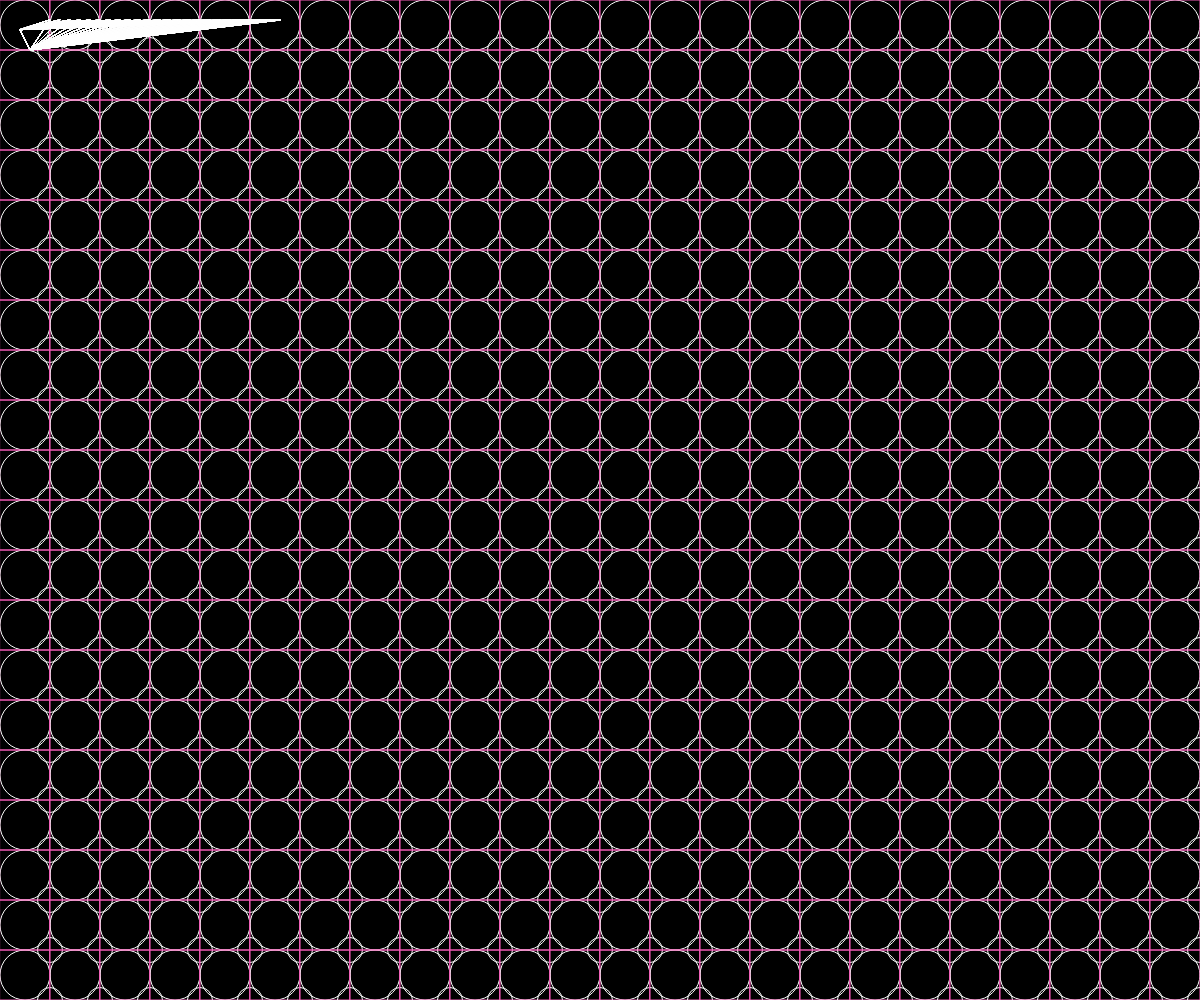
Frame 1 (no input)
Frame 60 (no input): identical to frame 1, image omitted
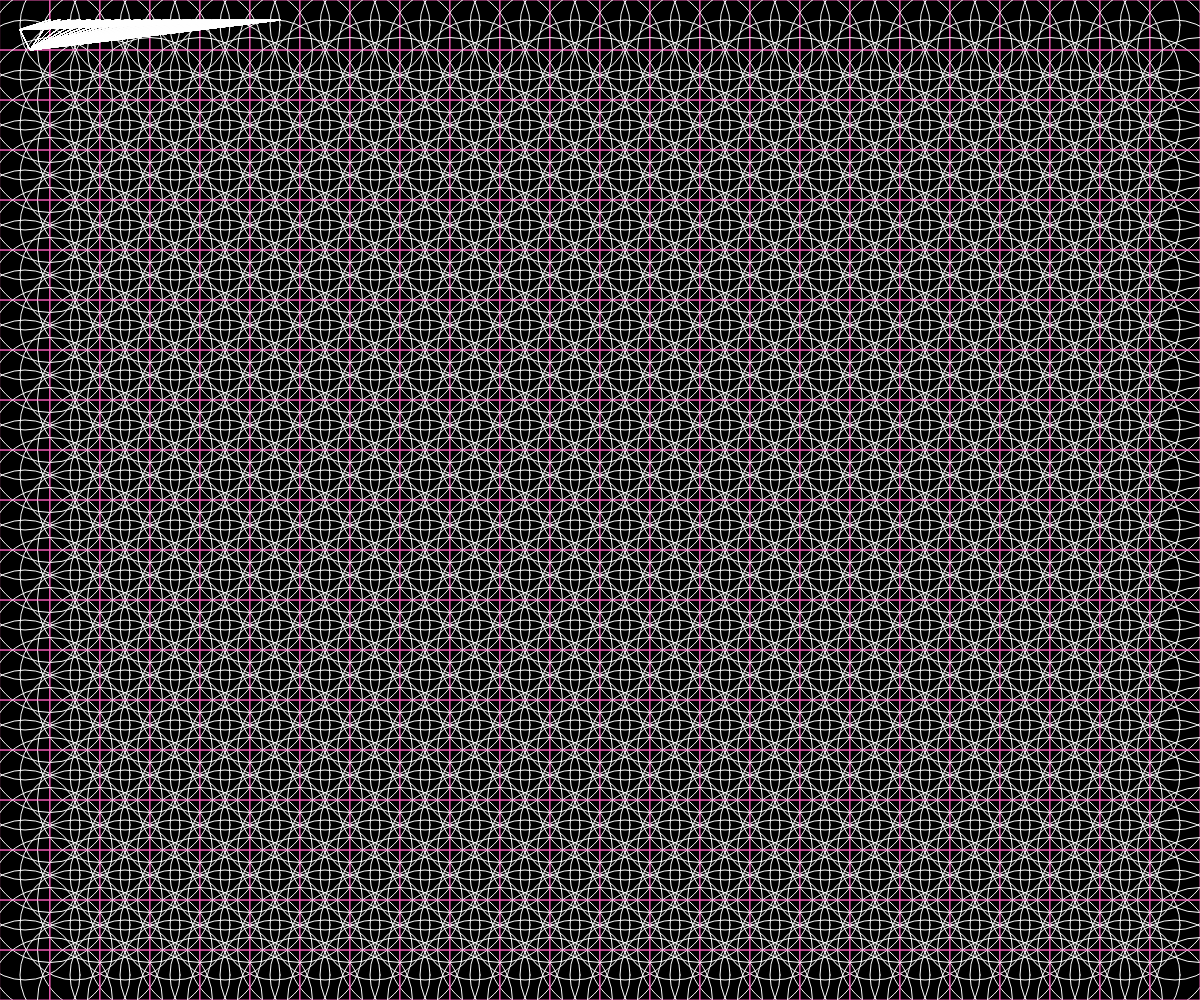
Frame 120 (the mouse pressed at the canvas centre since frame 60)

The p5.js sketch that drew these frames (run headless with seeded random() and noise() and a simulated clock; from frame 60 on, the mouse is pressed at the canvas centre):

// p5.js sketch
// ── sketch.js
function setup() {
  createCanvas(windowWidth,windowHeight);
  // background(0)
}

function draw() {
    background(0) //背景黑色
    stroke(255)
    noFill()
    rectMode (CENTER) //以方框中心點為座標點

    
    for(var j=0;j<(height/50);j++){
      for(var i=0;i<(width/50);i++){
        // for(var p=0;p<(width/50);p++){
          triangle(50+(i*10),20,30,50,20,30)
          ellipse(25+(i*50),25+(j*50),50+mouseX/10)
          stroke("#f15bb5") //線條
          rect(25+(i*50),25+(j*50),50)
          stroke(255) //線條顏色
          ellipse(50+(i*50),50+(j*50),25+mouseY/5)
        }
      }  
  }
